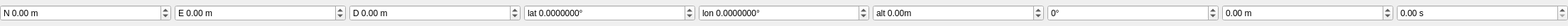
<?xml version="1.0" encoding="UTF-8"?>
<ui version="4.0">
 <class>QGCMissionNavLoiterTime</class>
 <widget class="QWidget" name="QGCMissionNavLoiterTime">
  <property name="geometry">
   <rect>
    <x>0</x>
    <y>0</y>
    <width>2208</width>
    <height>37</height>
   </rect>
  </property>
  <property name="sizePolicy">
   <sizepolicy hsizetype="Preferred" vsizetype="Preferred">
    <horstretch>0</horstretch>
    <verstretch>0</verstretch>
   </sizepolicy>
  </property>
  <property name="minimumSize">
   <size>
    <width>200</width>
    <height>0</height>
   </size>
  </property>
  <property name="windowTitle">
   <string>Form</string>
  </property>
  <property name="styleSheet">
   <string notr="true"/>
  </property>
  <layout class="QHBoxLayout" name="horizontalLayout">
   <property name="spacing">
    <number>5</number>
   </property>
   <property name="margin">
    <number>0</number>
   </property>
   <item>
    <widget class="QDoubleSpinBox" name="posNSpinBox">
     <property name="sizePolicy">
      <sizepolicy hsizetype="Expanding" vsizetype="Fixed">
       <horstretch>0</horstretch>
       <verstretch>0</verstretch>
      </sizepolicy>
     </property>
     <property name="focusPolicy">
      <enum>Qt::WheelFocus</enum>
     </property>
     <property name="toolTip">
      <string>Position X coordinate</string>
     </property>
     <property name="statusTip">
      <string>Position X corrdinate</string>
     </property>
     <property name="wrapping">
      <bool>false</bool>
     </property>
     <property name="frame">
      <bool>true</bool>
     </property>
     <property name="accelerated">
      <bool>true</bool>
     </property>
     <property name="keyboardTracking">
      <bool>false</bool>
     </property>
     <property name="prefix">
      <string>N </string>
     </property>
     <property name="suffix">
      <string> m</string>
     </property>
     <property name="minimum">
      <double>-10000.000000000000000</double>
     </property>
     <property name="maximum">
      <double>10000.000000000000000</double>
     </property>
     <property name="singleStep">
      <double>0.050000000000000</double>
     </property>
    </widget>
   </item>
   <item>
    <widget class="QDoubleSpinBox" name="posESpinBox">
     <property name="sizePolicy">
      <sizepolicy hsizetype="Expanding" vsizetype="Fixed">
       <horstretch>0</horstretch>
       <verstretch>0</verstretch>
      </sizepolicy>
     </property>
     <property name="focusPolicy">
      <enum>Qt::WheelFocus</enum>
     </property>
     <property name="toolTip">
      <string>Position Y/Longitude coordinate</string>
     </property>
     <property name="statusTip">
      <string>Position Y/Longitude coordinate</string>
     </property>
     <property name="keyboardTracking">
      <bool>false</bool>
     </property>
     <property name="prefix">
      <string>E </string>
     </property>
     <property name="suffix">
      <string> m</string>
     </property>
     <property name="minimum">
      <double>-10000.000000000000000</double>
     </property>
     <property name="maximum">
      <double>10000.000000000000000</double>
     </property>
     <property name="singleStep">
      <double>0.050000000000000</double>
     </property>
     <property name="value">
      <double>0.000000000000000</double>
     </property>
    </widget>
   </item>
   <item>
    <widget class="QDoubleSpinBox" name="posDSpinBox">
     <property name="sizePolicy">
      <sizepolicy hsizetype="Expanding" vsizetype="Fixed">
       <horstretch>0</horstretch>
       <verstretch>0</verstretch>
      </sizepolicy>
     </property>
     <property name="focusPolicy">
      <enum>Qt::WheelFocus</enum>
     </property>
     <property name="toolTip">
      <string>Position Z coordinate (local frame, negative)</string>
     </property>
     <property name="statusTip">
      <string/>
     </property>
     <property name="keyboardTracking">
      <bool>false</bool>
     </property>
     <property name="prefix">
      <string>D </string>
     </property>
     <property name="suffix">
      <string> m</string>
     </property>
     <property name="minimum">
      <double>-10000.000000000000000</double>
     </property>
     <property name="maximum">
      <double>10000.000000000000000</double>
     </property>
     <property name="singleStep">
      <double>0.050000000000000</double>
     </property>
    </widget>
   </item>
   <item>
    <widget class="QDoubleSpinBox" name="latSpinBox">
     <property name="sizePolicy">
      <sizepolicy hsizetype="Expanding" vsizetype="Fixed">
       <horstretch>0</horstretch>
       <verstretch>0</verstretch>
      </sizepolicy>
     </property>
     <property name="focusPolicy">
      <enum>Qt::WheelFocus</enum>
     </property>
     <property name="toolTip">
      <string>Latitude in degrees</string>
     </property>
     <property name="statusTip">
      <string>Latitude in degrees</string>
     </property>
     <property name="keyboardTracking">
      <bool>false</bool>
     </property>
     <property name="prefix">
      <string>lat </string>
     </property>
     <property name="suffix">
      <string>°</string>
     </property>
     <property name="decimals">
      <number>7</number>
     </property>
     <property name="minimum">
      <double>-90.000000000000000</double>
     </property>
     <property name="maximum">
      <double>90.000000000000000</double>
     </property>
     <property name="singleStep">
      <double>0.000010000000000</double>
     </property>
    </widget>
   </item>
   <item>
    <widget class="QDoubleSpinBox" name="lonSpinBox">
     <property name="sizePolicy">
      <sizepolicy hsizetype="Expanding" vsizetype="Fixed">
       <horstretch>0</horstretch>
       <verstretch>0</verstretch>
      </sizepolicy>
     </property>
     <property name="focusPolicy">
      <enum>Qt::WheelFocus</enum>
     </property>
     <property name="toolTip">
      <string>Longitude in degrees</string>
     </property>
     <property name="statusTip">
      <string>Longitude in degrees</string>
     </property>
     <property name="keyboardTracking">
      <bool>false</bool>
     </property>
     <property name="prefix">
      <string>lon </string>
     </property>
     <property name="suffix">
      <string>°</string>
     </property>
     <property name="decimals">
      <number>7</number>
     </property>
     <property name="minimum">
      <double>-180.000000000000000</double>
     </property>
     <property name="maximum">
      <double>180.000000000000000</double>
     </property>
     <property name="singleStep">
      <double>0.000010000000000</double>
     </property>
    </widget>
   </item>
   <item>
    <widget class="QDoubleSpinBox" name="altSpinBox">
     <property name="sizePolicy">
      <sizepolicy hsizetype="Expanding" vsizetype="Fixed">
       <horstretch>0</horstretch>
       <verstretch>0</verstretch>
      </sizepolicy>
     </property>
     <property name="toolTip">
      <string>Altitude in meters</string>
     </property>
     <property name="statusTip">
      <string>Altitude in meters</string>
     </property>
     <property name="keyboardTracking">
      <bool>false</bool>
     </property>
     <property name="prefix">
      <string>alt </string>
     </property>
     <property name="suffix">
      <string>m</string>
     </property>
     <property name="decimals">
      <number>2</number>
     </property>
     <property name="minimum">
      <double>-100000.000000000000000</double>
     </property>
     <property name="maximum">
      <double>100000.000000000000000</double>
     </property>
    </widget>
   </item>
   <item>
    <widget class="QDoubleSpinBox" name="yawSpinBox">
     <property name="sizePolicy">
      <sizepolicy hsizetype="Expanding" vsizetype="Fixed">
       <horstretch>0</horstretch>
       <verstretch>0</verstretch>
      </sizepolicy>
     </property>
     <property name="focusPolicy">
      <enum>Qt::StrongFocus</enum>
     </property>
     <property name="toolTip">
      <string>Rotary wing only: Desired yaw angle at waypoint</string>
     </property>
     <property name="statusTip">
      <string>Rotary wing only: Desired yaw angle at waypoint</string>
     </property>
     <property name="wrapping">
      <bool>true</bool>
     </property>
     <property name="keyboardTracking">
      <bool>false</bool>
     </property>
     <property name="prefix">
      <string/>
     </property>
     <property name="suffix">
      <string>°</string>
     </property>
     <property name="decimals">
      <number>0</number>
     </property>
     <property name="minimum">
      <double>-180.000000000000000</double>
     </property>
     <property name="maximum">
      <double>180.000000000000000</double>
     </property>
    </widget>
   </item>
   <item>
    <widget class="QDoubleSpinBox" name="radSpinBox">
     <property name="sizePolicy">
      <sizepolicy hsizetype="MinimumExpanding" vsizetype="Fixed">
       <horstretch>0</horstretch>
       <verstretch>0</verstretch>
      </sizepolicy>
     </property>
     <property name="toolTip">
      <string>Loiter Radius. If negative loiter counter-clockwise</string>
     </property>
     <property name="statusTip">
      <string>Loiter Radius. If negative loiter counter-clockwise</string>
     </property>
     <property name="keyboardTracking">
      <bool>false</bool>
     </property>
     <property name="suffix">
      <string> m</string>
     </property>
     <property name="minimum">
      <double>-1000000.000000000000000</double>
     </property>
     <property name="maximum">
      <double>1000000.000000000000000</double>
     </property>
     <property name="value">
      <double>0.000000000000000</double>
     </property>
    </widget>
   </item>
   <item>
    <widget class="QDoubleSpinBox" name="timeSpinBox">
     <property name="sizePolicy">
      <sizepolicy hsizetype="MinimumExpanding" vsizetype="Fixed">
       <horstretch>0</horstretch>
       <verstretch>0</verstretch>
      </sizepolicy>
     </property>
     <property name="toolTip">
      <string>Time to loiter around the mission point</string>
     </property>
     <property name="statusTip">
      <string>Time to loiter around the mission point</string>
     </property>
     <property name="keyboardTracking">
      <bool>false</bool>
     </property>
     <property name="suffix">
      <string> s</string>
     </property>
     <property name="decimals">
      <number>2</number>
     </property>
     <property name="minimum">
      <double>0.000000000000000</double>
     </property>
     <property name="maximum">
      <double>1000000.000000000000000</double>
     </property>
     <property name="value">
      <double>0.000000000000000</double>
     </property>
    </widget>
   </item>
  </layout>
 </widget>
 <resources/>
 <connections/>
</ui>
